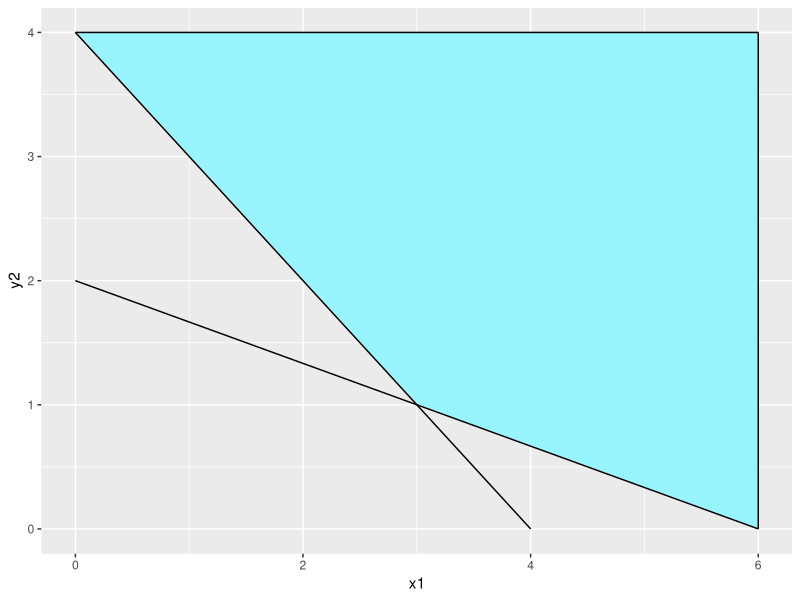

Write the R code that produced this figure.
library(ggplot2)

fun2 <- function(x) 2-(x/3)
fun3 <- function(x) 4-x
fun4 <- function(x) 6
fun5 <- function(x) 4

circleFun <- function(center = c(0,0),diameter = 1, npoints = 100){
  r = diameter / 2
  tt <- seq(0,2*pi,length.out = npoints)
  xx <- center[1] + r * cos(tt)
  yy <- center[2] + r * sin(tt)
  return(data.frame(x = xx, y = yy))
}
x1 = seq(0,100)

mydf = data.frame(x1, y2=fun2(x1),y3= fun3(x1),y4=fun4(x1),y5=fun5(x1))
mydf <-  transform(mydf, z = pmax(y2,y3,y5))
mydf <-  transform(mydf, zmin = pmax(y2,y3))
ggplot(mydf) + 
  geom_ribbon(aes(x=x1,ymin=zmin,ymax = z), fill = 'cadetblue1')+
  geom_line(aes(x = x1,y = y2), colour = 'black') +
  geom_line(aes(x = x1,y = y3), colour = 'black') +
  geom_line(aes(x = y4, y=x1), colour = 'black')+
  geom_line(aes(x = x1, y=y5), colour = 'black')+
  xlim(0,6) + ylim(0,4)
  
